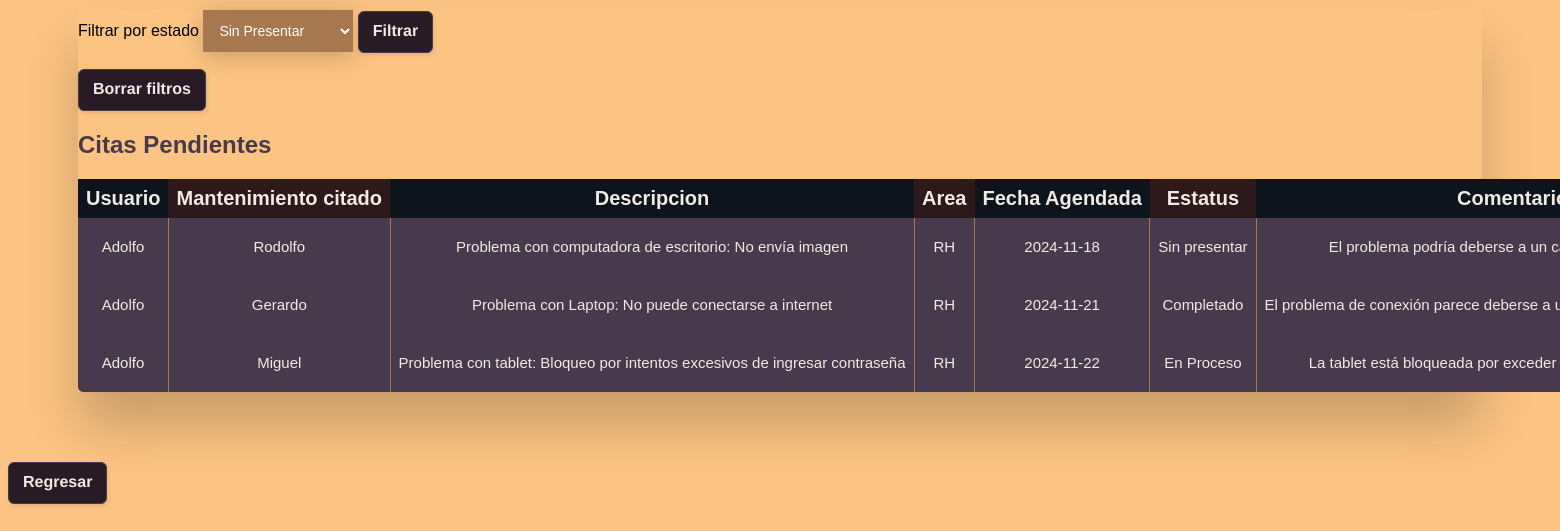
/tablacitasUsuario.php (signed in), run on the app's committed database.
### tables this page shows
CREATE TABLE `citas` (
  `ID` int(11) NOT NULL,
  `IdUsuario` int(11) NOT NULL,
  `IdProblema` int(11) NOT NULL,
  `IdMantenimiento` int(11) NOT NULL,
  `FechaAgendada` date NOT NULL DEFAULT current_timestamp(),
  `Estatus` varchar(25) DEFAULT 'Activa',
  `Comentario` text DEFAULT NULL
);

CREATE TABLE `mantenimiento` (
  `ID` int(11) NOT NULL,
  `Nombre` varchar(40) NOT NULL,
  `Ocupación` varchar(40) NOT NULL,
  `Contraseña` varchar(35) NOT NULL
);

CREATE TABLE `problema` (
  `ID` int(11) NOT NULL,
  `Descripción` varchar(255) NOT NULL,
  `Estatus` varchar(20) NOT NULL
);

### tablacitasUsuario.php (the view, shortened to what this page needs)
<?php
require_once("conn.php");
   $string_queryCC = "SELECT * FROM citas WHERE IdUsuario = ?";
   $string_queryCC = "$string_queryCC ORDER BY FechaAgendada ASC ";
$queryCC = $conn -> prepare($string_queryCC);
$queryCC->bind_param("i",$_SESSION['idUsuario']);
if ($queryCC->execute())
{
   echo '
   <link rel="stylesheet" href="css/Guti.css">
<div class="table-wrapper" role="region" tabindex="0">
<form method="post">
      <label> Filtrar por estado </label>
      <select class="Select1" name="estatusFiltro" value="Reportado" selected required>
                  <option value="Sin Presentar">Sin Presentar</option>
                  <option value="En Proceso">En proceso</option>
                  <option value="Completado">Completado</option>
      </select>
      <button class="boton1"> Filtrar </button>
   </form>
      <form method="post" action="inutil5.php">
    <input type="text" name="unset" value="uno" style="display:none;">
    <button class="boton1"> Borrar filtros </button>
   </form>
<table class="fl-table">
    <h2>Citas Pendientes</h2>
    <thead>
        <tr>
            <th>Usuario</th>
            <th>Mantenimiento citado</th>
            <th>Descripcion</th>
            <th>Area</th>
            <th>Fecha Agendada</th>
            <th>Estatus</th>
            <th>Comentario</th>
            <th>Editar Comentario</th>
            <th>Editar Estado</th>
            <th></th>
        </tr>
        </thead>';
        $resultCC = $queryCC->get_result();
        while($rowCC = $resultCC->fetch_assoc())
        {
            $idCitaActual = $rowCC['ID'];
            $idMantenimiento = $rowCC['IdMantenimiento'];
            $idProblemaActual = $rowCC['IdProblema'];
            $fechaActual = $rowCC['FechaAgendada'];
            $estatusActual = $rowCC['Estatus'];
            $comentarioActual = $rowCC['Comentario'];
            $queryCN = $conn -> prepare("SELECT * FROM mantenimiento m INNER JOIN citas c on m.ID = c.IdMantenimiento  WHERE m.ID = ? ORDER BY c.FechaAgendada ASC");
            $queryCN->bind_param("i",$idMantenimiento);
            $queryCN->execute();
            $resultCN = $queryCN->get_result();
            $rowCN = $resultCN->fetch_assoc();
            $nombreMantenimiento = $rowCN['Nombre'];
            $queryCDE = $conn -> prepare("SELECT * FROM problema p INNER JOIN citas c on p.ID = c.IdProblema  WHERE p.ID = ? ORDER BY c.FechaAgendada ASC");
            $queryCDE->bind_param("i",$idProblemaActual);
            $queryCDE->execute();
            $resultCDE = $queryCDE->get_result();
            $rowCDE = $resultCDE->fetch_assoc();
            $descProblemaActual = $rowCDE['Descripción'];
            $nombreUsuarioActual = $_SESSION['nombreUsuario'];
            $areaProblemaActual = $_SESSION['areaUsuario'];
            echo '
            <tbody>
            <tr>
            <td>'.htmlspecialchars($nombreUsuarioActual).'</td>
            <td>'.htmlspecialchars($nombreMantenimiento).'</td>
            <td>'.htmlspecialchars($descProblemaActual).'</td>
            <td>'.htmlspecialchars($areaProblemaActual).'</td>
            <td>'.htmlspecialchars($fechaActual).'</td>
            <td>'.htmlspecialchars($estatusActual).'</td>
            <td>'.htmlspecialchars($comentarioActual).'</td>
            <form method="post" action="actualizarCita.php">
            <input type="text" name="id" value="'.htmlspecialchars($idCitaActual).'" style="display:none;"/>
            <td>
                    <input class="input1" type="text" name="comentario"></input>
            </td>
            <td>
                <select class="Select1" name="estatus" value="Activa" selected required>
                    <option value="Activa">Activa</option>
                    <option value="Sin presentar">Sin presentar</option>
                    <option value="Completa">Completa</option>
                </select>
            </td>
            <td><button class="boton1" >Actualizar</button></td>
            </form>
            </tr>
            </tbody>';
        }
echo<<<HTML
        <tbody></tbody>
      </table>
      <div style="margin-top:8px"></div>
      </div>
      <form action="index.php">
      <button class="boton1">Regresar</button>
      </form>
      HTML;
}
else
{
         echo'o no has citado algo o ocurrio un problema lol chupalo';
}
?>

### css/Guti.css (style rules this page uses)
* { box-sizing: border-box; -webkit-box-sizing: border-box; -moz-box-sizing: border-box; }
.table-wrapper { margin: 10px 70px 70px; box-shadow: 0px 35px 50px rgba( 0, 0, 0, 0.2 ); }
.table-wrapper h2 { color: #473A4D; }
.fl-table { border-radius: 5px; font-size: 12px; font-weight: normal; border: none; border-collapse: collapse; width: 100%; max-width: 100%; white-space: nowrap; background-color: #473A4D; }
.fl-table td, .fl-table th { text-align: center; padding: 8px; color: #F2EBE3; font-size: 20px; }
.fl-table td { border-right: 1px solid #A7784F; font-size: 15px; }
.fl-table thead th { color: #F2EBE3; background: #2D191C; }
.fl-table thead th:nth-child(odd) { color: #F2EBE3; background: #0D141C; }
.boton1 { background: #291B26; border: 1px solid #473A4D; border-radius: 6px; box-shadow: rgba(0, 0, 0, 0.1) 1px 2px 4px; box-sizing: border-box; color: #F2EBE3; cursor: pointer; display: inline-block; font-size: 16px; font-weight: 800; line-height: 16px; min-height: 40px; outline: 0; padding: 12px 14px; text-align: center; text-rendering: geometricprecision; text-transform: none; user-select: none; -webkit-user-select: none; touch-action: manipulation; vertical-align: middle; }
.Select1 { display: inline-block; background-color: #A7784F; color: white; padding: 12px; width: 150px; border: none; font-size: 14px; box-shadow: 0 5px 25px rgba(0, 0, 0, 0.2); outline: none; }
.Select1::before { content: "\f13a"; font-family: FontAwesome; position: absolute; top: 0; right: 0; width: 20%; height: 100%; text-align: center; font-size: 28px; line-height: 45px; color: rgba(255, 255, 255, 0.5); background-color: rgba(255, 255, 255, 0.1); pointer-events: none; }

### data on the page
citas: nombreUsuarioActual "Adolfo", IdMantenimiento.Nombre "Rodolfo", IdProblema.Descripción "Problema con computadora de escritorio: No envía imagen", areaProblemaActual "RH", FechaAgendada "2024-11-18", Estatus "Sin presentar", Comentario "El problema podría deberse a un…"
citas: nombreUsuarioActual "Adolfo", IdMantenimiento.Nombre "Gerardo", IdProblema.Descripción "Problema con Laptop: No puede conectarse a internet", areaProblemaActual "RH", FechaAgendada "2024-11-21", Estatus "Completado", Comentario "El problema de conexión parece deberse a…"
citas: nombreUsuarioActual "Adolfo", IdMantenimiento.Nombre "Miguel", IdProblema.Descripción "Problema con tablet: Bloqueo por intentos excesivos de ingresar contraseña", areaProblemaActual "RH", FechaAgendada "2024-11-22", Estatus "En Proceso", Comentario "La tablet está bloqueada por exceder…"
